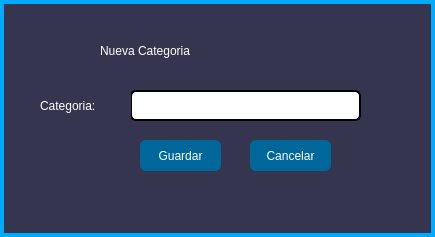
<?xml version="1.0" encoding="UTF-8"?>
<ui version="4.0">
 <class>categoria_form</class>
 <widget class="QWidget" name="categoria_form">
  <property name="geometry">
   <rect>
    <x>0</x>
    <y>0</y>
    <width>435</width>
    <height>237</height>
   </rect>
  </property>
  <property name="windowTitle">
   <string>Form</string>
  </property>
  <property name="styleSheet">
   <string notr="true">background-color: rgb(53, 53, 79);
border: 4px solid #00aaff; /* Contorno neon azul */</string>
  </property>
  <widget class="QPushButton" name="categorySaveButton">
   <property name="geometry">
    <rect>
     <x>140</x>
     <y>140</y>
     <width>81</width>
     <height>31</height>
    </rect>
   </property>
   <property name="styleSheet">
    <string notr="true">background-color: rgb(0, 103, 155);
color: rgb(255, 255, 255);
border-radius: 6px;
border: 0px solid black;</string>
   </property>
   <property name="text">
    <string>Guardar</string>
   </property>
  </widget>
  <widget class="QLineEdit" name="category_lineEdit">
   <property name="geometry">
    <rect>
     <x>130</x>
     <y>90</y>
     <width>231</width>
     <height>31</height>
    </rect>
   </property>
   <property name="styleSheet">
    <string notr="true">background-color: rgb(255, 255, 255);
color: rgb(0, 0, 0);
border-radius: 6px;
border: 2px solid black;</string>
   </property>
   <property name="text">
    <string/>
   </property>
  </widget>
  <widget class="QLabel" name="label">
   <property name="geometry">
    <rect>
     <x>40</x>
     <y>90</y>
     <width>91</width>
     <height>31</height>
    </rect>
   </property>
   <property name="styleSheet">
    <string notr="true">color: rgb(255, 255, 255);
border: 0px solid #00aaff; /* Contorno neon azul */
font: 14pt &quot;MS Shell Dlg 2&quot;;</string>
   </property>
   <property name="text">
    <string>Categoria:</string>
   </property>
  </widget>
  <widget class="QPushButton" name="categoryCancelButton">
   <property name="geometry">
    <rect>
     <x>250</x>
     <y>140</y>
     <width>81</width>
     <height>31</height>
    </rect>
   </property>
   <property name="styleSheet">
    <string notr="true">background-color: rgb(0, 103, 155);
color: rgb(255, 255, 255);
border-radius: 6px;
border: 0px solid black;</string>
   </property>
   <property name="text">
    <string>Cancelar</string>
   </property>
  </widget>
  <widget class="QLabel" name="label_5">
   <property name="geometry">
    <rect>
     <x>100</x>
     <y>30</y>
     <width>261</width>
     <height>41</height>
    </rect>
   </property>
   <property name="styleSheet">
    <string notr="true">font: 87 20pt &quot;Arial Black&quot;;
color: rgb(255, 255, 255);
border: 0px</string>
   </property>
   <property name="text">
    <string>Nueva Categoria</string>
   </property>
  </widget>
 </widget>
 <resources/>
 <connections/>
</ui>
